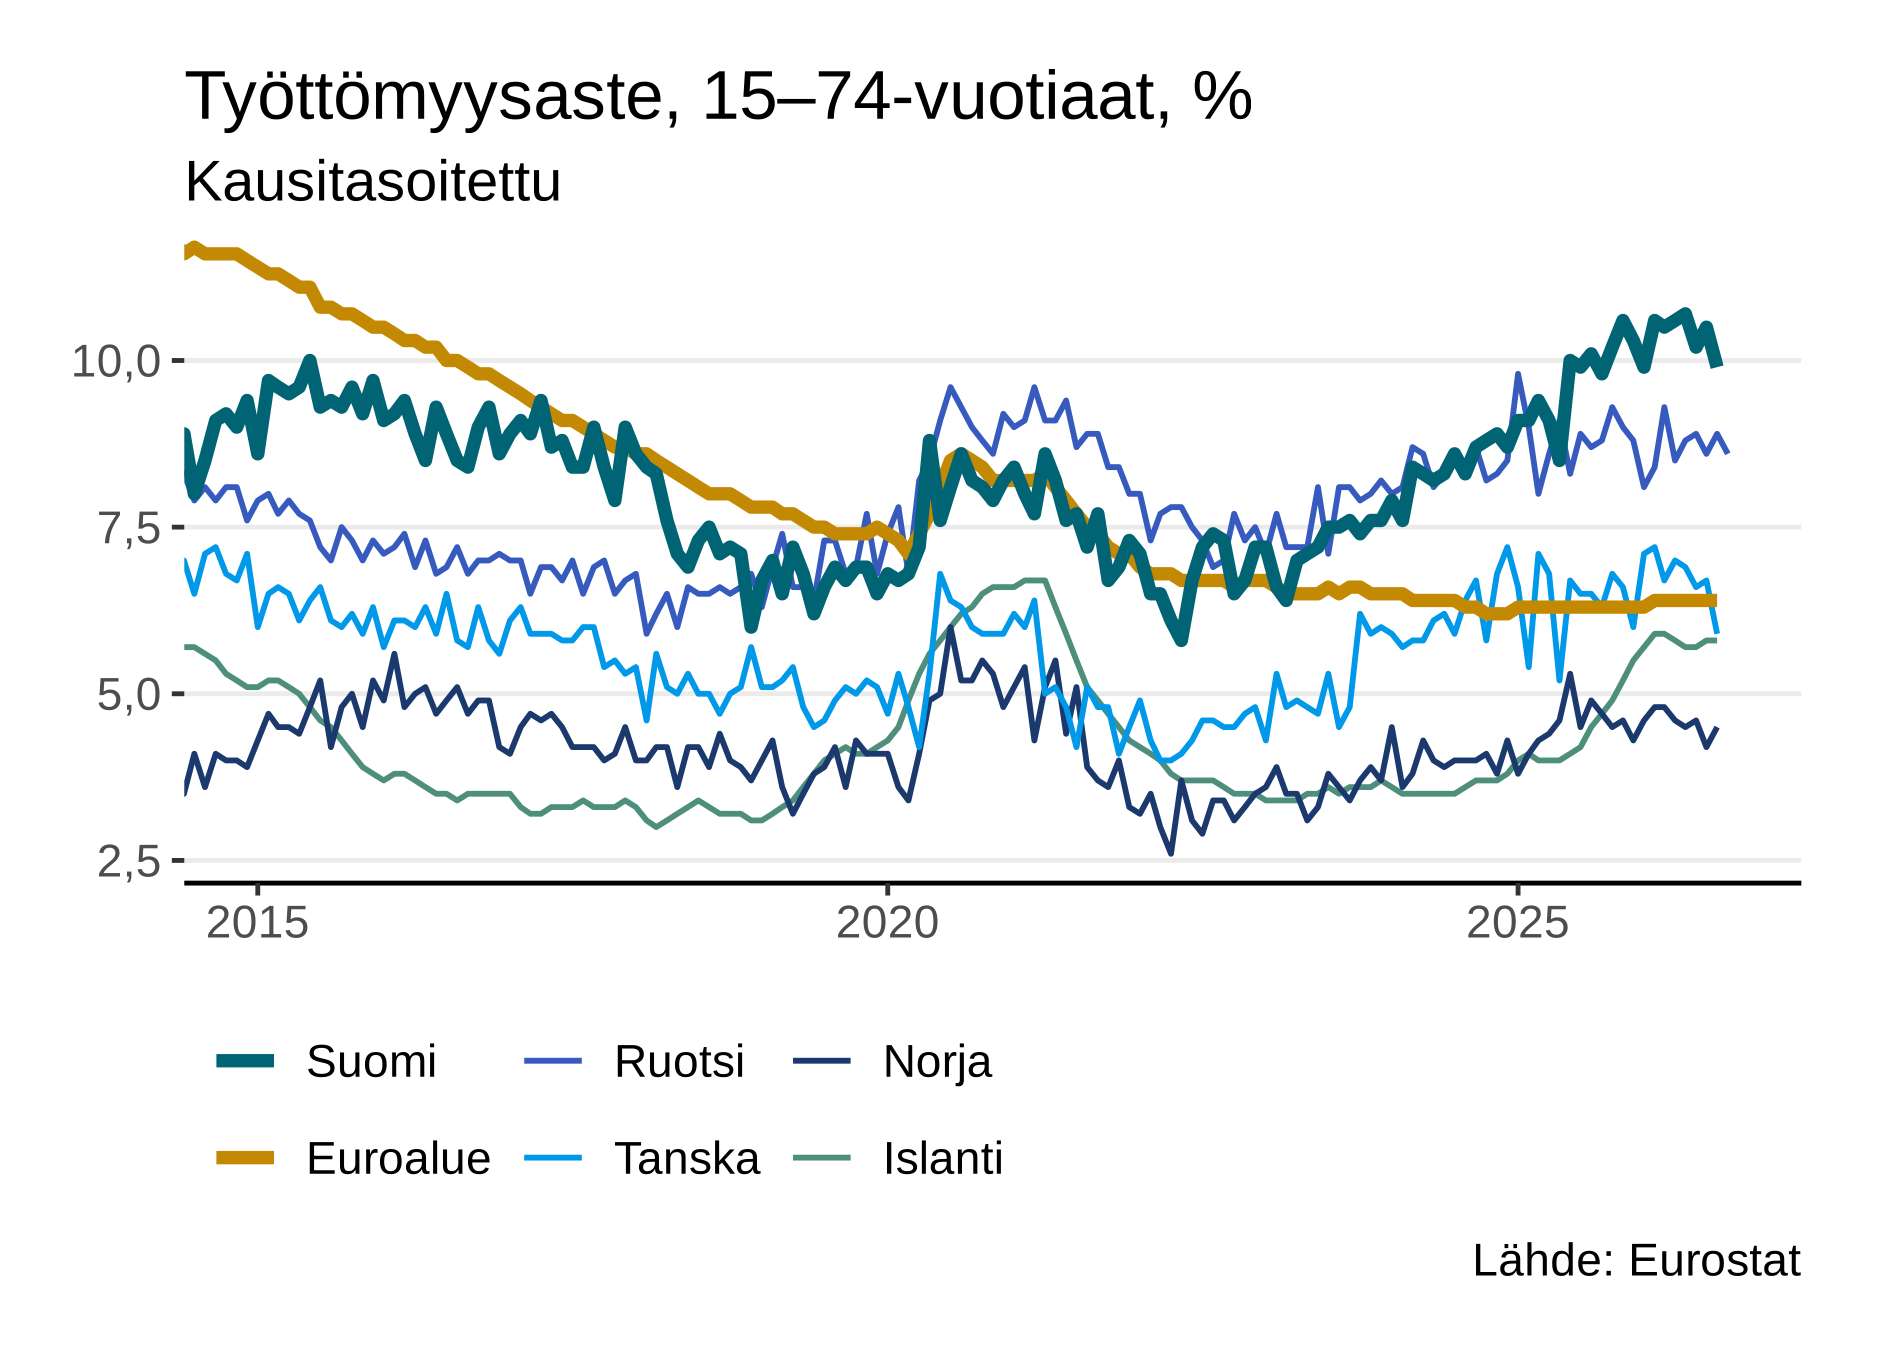

Recreate this plot in R.
# Tyottomyysaste Suomessa, euroalueella ja muissa Pohjoismaissa, esityskoossa.
# Kaikki maat Eurostatin kausitasoitetusta kuukausisarjasta, jolloin ne on
# laskettu samalla menetelmalla. Suomi ja euroalue paksulla viivalla, Ruotsi,
# Tanska, Norja ja Islanti ohuella.
#
# Euroalue on EA21: tyottomyysaineistossa (une_rt_m) EA20-koodia ei enaa ole.
#
# Ajo: Rscript esitys/kuviot/tyottomyysaste-pohjoismaat.R [tiedosto.png]

library(visu)
library(dplyr)

args <- commandArgs(trailingOnly = TRUE)
tiedosto <- if (length(args)) args[[1]] else
  "esitys/kuviot/tyottomyysaste-pohjoismaat.png"

# Suomi ensin: se saa paletin ensimmaisen varin ja piirtyy paallimmaiseksi.
maat <- c(FI = "Suomi", EA21 = "Euroalue", SE = "Ruotsi", DK = "Tanska",
          NO = "Norja", IS = "Islanti")

tyottomyys <- visu_get_eurostat(
  paste0("https://ec.europa.eu/eurostat/api/dissemination/sdmx/2.1/data/une_rt_m/M.SA.TOTAL.PC_ACT.T.",
         paste(names(maat), collapse = "+"))
) |>
  filter(!is.na(values)) |>
  mutate(maa = factor(as.character(geo), levels = names(maat), labels = maat))

# Viivan paksuus ennen esitysskaalausta: visu_restyle() kertoo sen niin, etta
# perusviiva 0.8 on esityksessa 1.5.
paksuus <- stats::setNames(c(0.8, 0.8, 0.35, 0.35, 0.35, 0.35), maat)

# VM-paletin varit kiinnitettyina maihin. Islannille ei anneta paletin
# kuudetta turkoosia, joka on lahes Suomen vari.
varit <- stats::setNames(c("#006475", "#c48903", "#365ABD", "#0098e8",
                           "#1B396D", "#4E8E7C"), maat)

p <- visu_plot(tyottomyys, colour = "maa", linewidth = "maa",
               title = "Työttömyysaste, 15–74-vuotiaat, %",
               subtitle = "Kausitasoitettu",
               caption = "Lähde: Eurostat", lang = "fi")
# Sama sarake varina ja paksuutena, joten selite yhdistyy yhdeksi.
p <- suppressMessages(
  p +
    ggplot2::scale_linewidth_manual(values = paksuus, breaks = unname(maat)) +
    ggplot2::scale_colour_manual(values = varit, breaks = unname(maat))
)

# Samat mitat ja tyyli kuin visu_chart_png():n oletuksilla.
leveys <- 6.28
korkeus <- 4.49
p <- visu_restyle(p, legend = "auto", scale = 1.15, width = leveys,
                  linewidth = 1.5, height = korkeus, top_first = TRUE)
ggplot2::ggsave(tiedosto, p, width = leveys, height = korkeus, dpi = 300, bg = "white")
cat("Tallennettu:", tiedosto, "\n")
